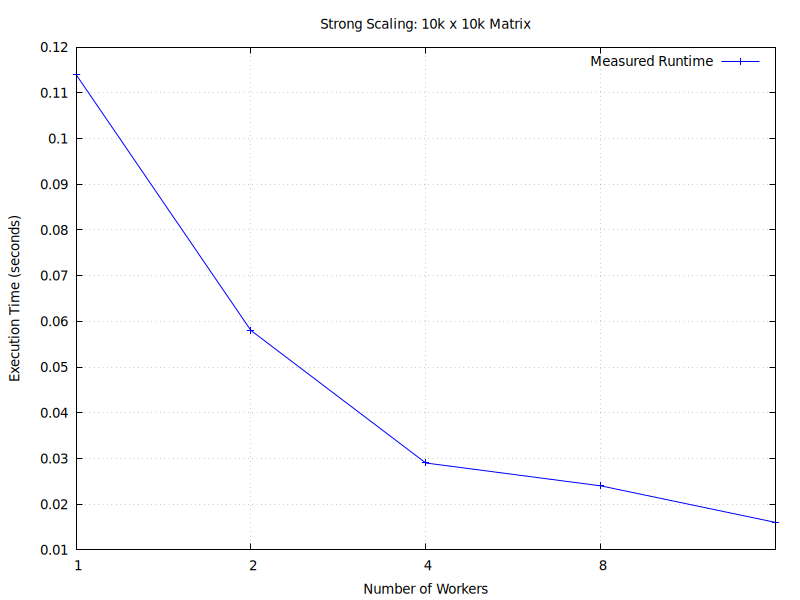

Reproduce this figure in gnuplot.
# Output settings
set terminal pngcairo size 800,600 enhanced font "Arial,10"
set output "scaling.png"

# Title and labels
set title "Strong Scaling: 10k x 10k Matrix"
set xlabel "Number of Workers"
set ylabel "Execution Time (seconds)"

# Axes formatting
set grid
set logscale x 2
set xtics (1, 2, 4, 8, 16)

# Plot style
set style data linespoints
set pointsize 1.2

# Plot command
plot "scaling.dat" using 1:2 title "Measured Runtime" lc rgb "blue"